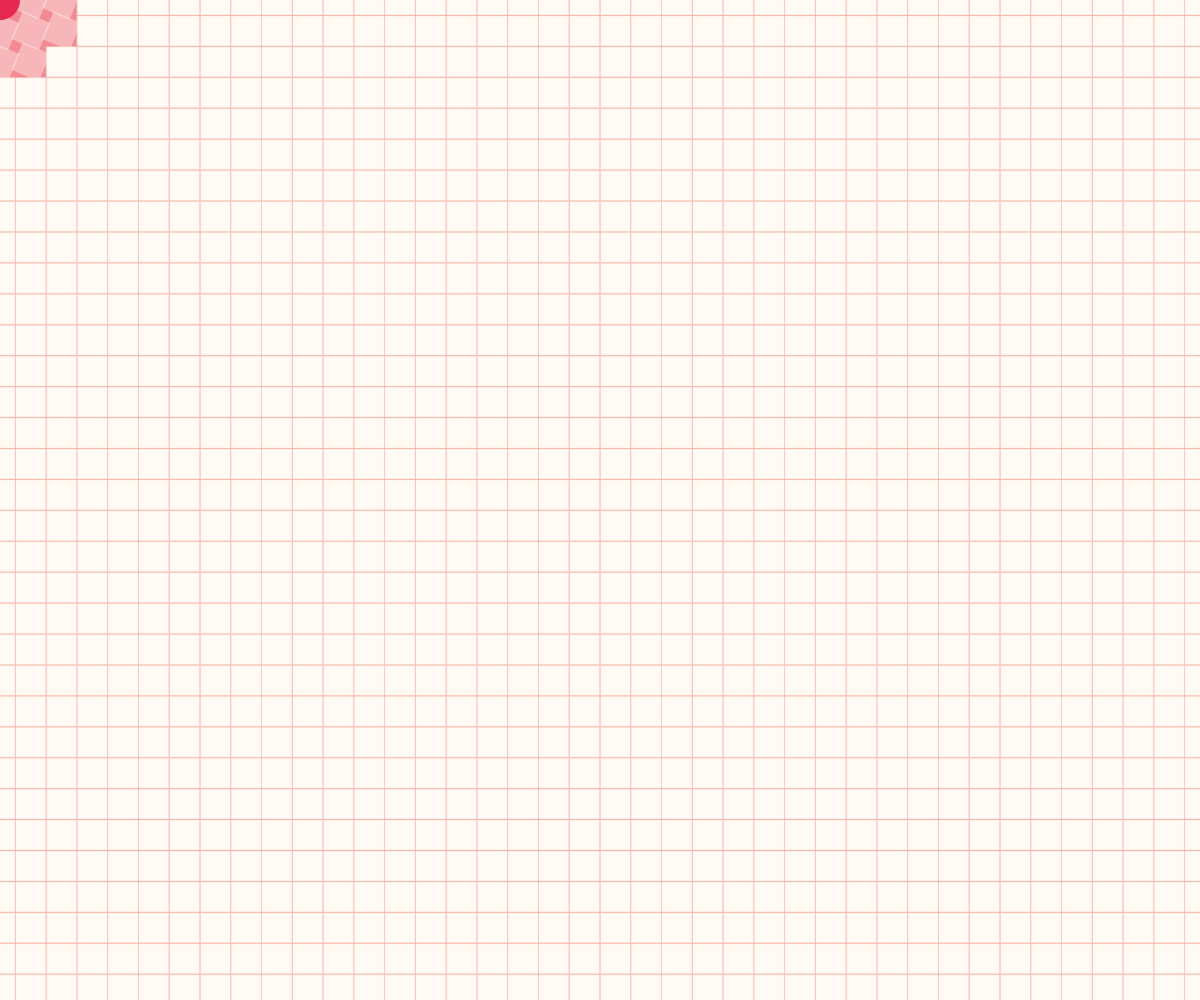
Frame 1 (no input)
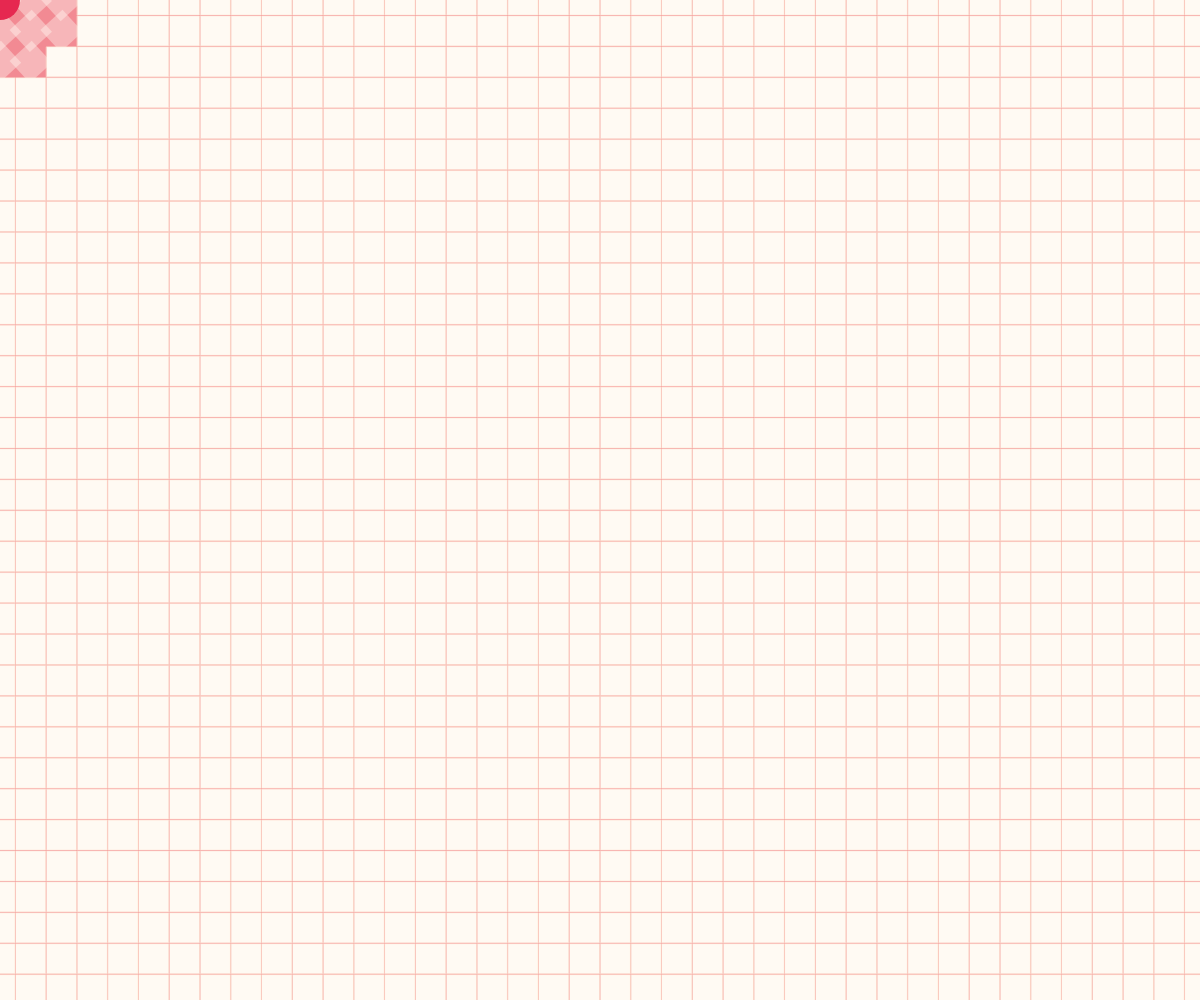
Frame 60 (no input)
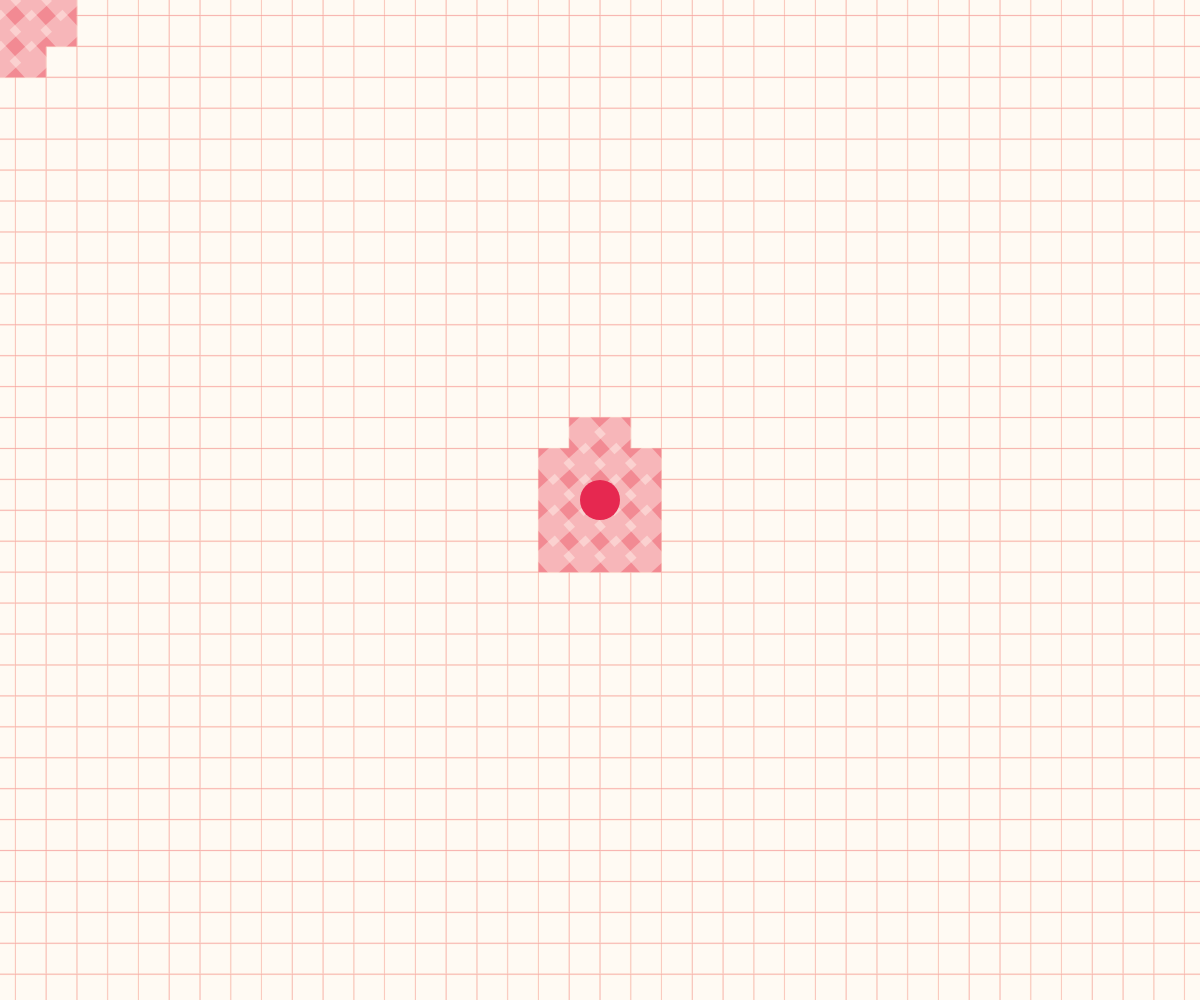
Frame 120 (the mouse pressed at the canvas centre since frame 60)

The p5.js sketch that drew these frames (run headless with seeded random() and noise() and a simulated clock; from frame 60 on, the mouse is pressed at the canvas centre):

// p5.js sketch
// ── sketch.js
// Pia Scharf - 2020

let grid;
let w;
let h;

let size;




function setup() {
  w = windowWidth;
  h = windowHeight;
  size = 30;

  createCanvas(w, h);

  grid = new Grid(w / 30, h / 30, size); // anzahl, groesse
  grid.initGrid();

  rectMode(CENTER);
  strokeWeight(0.5);
  //init mouse in center
  mouseX = w / 2;
  mouseY = h / 2;
}

function draw() {

  background(242, 138, 147); // Salmon Pink
  grid.displayGrid();
  grid.displayUser();

}






class Grid {


  constructor(numX, numY, temp_s) {

    this.numberX = numX;
    this.numberY = numY;
    this.s = temp_s;
    this.tiles = [];
    this.userR = w/30;

  }



  initGrid() {

    for (let i = 0; i < this.numberX; i++) {
      for (let j = 0; j < this.numberY; j++) {


        let ii = map(i, 0, this.numberX - 1, 0, width);
        let jj = map(j, 0, this.numberY - 1, 0, height);

        let tile = new Tile(ii, jj, this.s);
        this.tiles.push(tile);

      }
    }
  }


  displayGrid() {

    for (let i = 0; i < this.tiles.length; i++) {
      let til = this.tiles[i];
      til.move();
      til.display();

    }
  }



  displayUser() {

    push();
    fill(230, 40, 80); //Amaranth
    noStroke();
    ellipse(mouseX, mouseY, this.userR, this.userR);
    pop();

  }


}


class Tile {

  constructor(x, y, temp_s) {

    this.originX = x;
    this.originY = y;

    this.x = 0;
    this.y = 0;
    this.s = temp_s;
    this.a = 0.0;
    this.c = color(253, 235, 218); //Antique White
    this.strokerize = true;

  }


  move() {
    let rad = size * 2.5;

    let d = dist(mouseX, mouseY, this.originX, this.originY);

    if (d < rad) {

      this.c = color(255, 250, 243, 100); //Floral White with 100 Alpha

      this.strokerize = false;

      if (this.a < 2) {

        this.a = lerp(this.a + 0.5, this.a, 0.2);
      }
    }

  }


  display() {

    push();
    translate(this.originX, this.originY);
    rotate(this.a);

    if (this.strokerize) {

      stroke(252, 224, 205); //Unbleached Silk

      fill(255, 250, 243); // Floral White


    } else {
      noStroke();
      fill(this.c);
    }

    rect(this.x, this.y, this.s, this.s);
    pop();

  }


}
